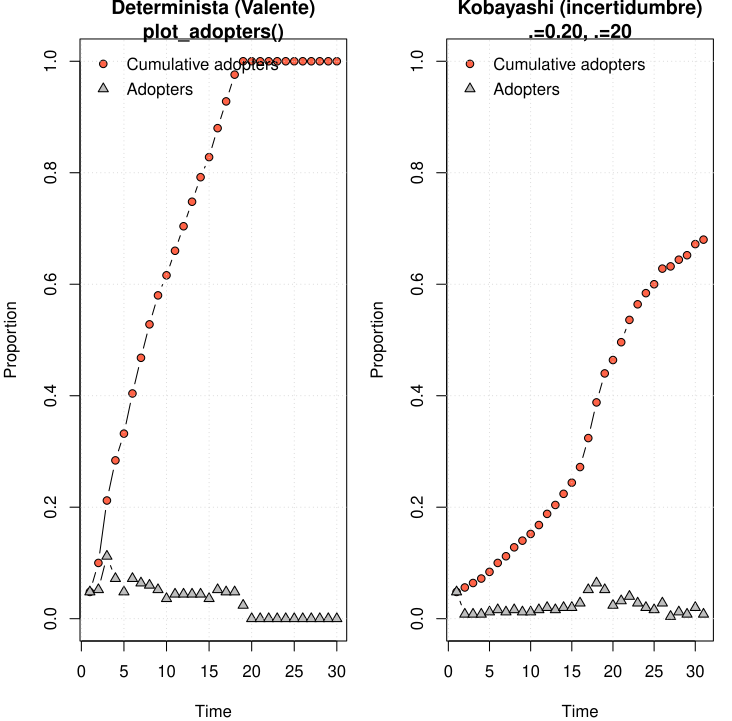

Recreate this plot in R.
## ============================================================
## Difusión en red WS (misma red para ambas simulaciones)
##   1) Determinista (Valente) con rdiffnet(seed.graph = A)
##   2) Kobayashi (incertidumbre) usando exposure() + regla bayesiana
## ============================================================

library(netdiffuseR)
library(igraph)
library(Matrix)

set.seed(1234)

## -------------------------------------------
## Parámetros globales
## -------------------------------------------
n        <- 250            # nodos
k_ws     <- 8              # grado en el anillo base (par)
p_rewire <- 0.10           # prob. de rewire WS
Tmax     <- 30             # horizonte temporal (slices)
seed_p   <- 0.05           # 5% semillas
theta    <- runif(n, min = 0.1, max = 0.5)   # U(0.1, 0.5) (mismos umbrales en ambas corridas)

## Parámetros Kobayashi (elige y compara)
LAMBDA   <- 0.20    # tolerancia a la incertidumbre (menor = más conservador)
BETA     <- 20      # incertidumbre de exposición (mayor = más precisa)

## -------------------------------------------
## (A) Grafo Watts–Strogatz (estático) con netdiffuseR
##     y plot rápido con igraph
## -------------------------------------------
A <- rgraph_ws(n = n, k = k_ws, p = p_rewire, undirected = TRUE)  # matriz de adyacencia
g_ws <- graph_from_adjacency_matrix(A, mode = "undirected", diag = FALSE)

plot(g_ws,
     vertex.size = 1, vertex.label = NA,
     layout = layout_with_fr,
     main = sprintf("Watts–Strogatz: n=%d, k=%d, p=%.2f", n, k_ws, p_rewire))
plot(g_ws,
     vertex.size = 1, vertex.label = NA,
     layout = layout_in_circle(g_ws),
     main = sprintf("Watts–Strogatz: n=%d, k=%d, p=%.2f", n, k_ws, p_rewire))

## -------------------------------------------
## (B) Simulación determinista con rdiffnet()
##     Usando la MISMA red A como seed.graph
##     - seed.nodes = "central" (5% mayor grado)
##     - threshold.dist = theta (vector fijo, umbral por nodo)
## -------------------------------------------
dn_det <- netdiffuseR::rdiffnet(
  seed.graph     = A,        # <- MISMO grafo WS pasado directamente
  t              = Tmax,     # recicla A a lo largo del tiempo
  seed.nodes     = "central",
  seed.p.adopt   = seed_p,
  threshold.dist = theta,    # vector de umbrales por nodo
  rewire         = FALSE,
  stop.no.diff   = FALSE,
  name           = "Determinista (Valente) / WS"
)

## Curva de adopción determinista
par(mfrow = c(1,2), mar = c(4,4,2,1))
plot_adopters(dn_det, main = "Determinista (Valente)\nplot_adopters()")

## -------------------------------------------
## (C) Simulación Kobayashi (fuera de rdiffnet)
##     - MISMA red A
##     - MISMO theta
##     - Semillas "central" 5% (idéntica selección)
##     - Exposición con exposure() (normalizada)
##     - Regla bayesiana con LAMBDA (tolerancia) y BETA (precisión)
## -------------------------------------------
deg       <- Matrix::rowSums(A)
n_seeds   <- max(1, round(seed_p * n))
seed_ids  <- order(deg, decreasing = TRUE)[seq_len(n_seeds)]

y0 <- integer(n); y0[seed_ids] <- 1

k_vec <- pmax(Matrix::rowSums(A), 1)  # evita div/0
eps   <- 1e-8

Y_kob <- matrix(0L, n, Tmax + 1)
Y_kob[, 1] <- y0

Tgraph <- length(dn_det$graph)  # debe ser igual a Tmax si lo fijaste así en rdiffnet()
stopifnot(Tgraph == Tmax)  # opcional, para asegurarte

for (t in 1:Tmax) {
  y_t <- Y_kob[, t]
  
  # n x Tgraph (repetimos el estado en todas las columnas exigidas por exposure)
  cumadopt_t <- matrix(as.integer(y_t), nrow = n, ncol = Tgraph)
  
  # NO CAMBIAR esta llamada (según tu requerimiento)
  q_all <- as.numeric(netdiffuseR::exposure(
    graph      = dn_det$graph,
    cumadopt   = cumadopt_t,
    normalized = TRUE
  ))
  
  # Extraer SOLO la exposición del slice t (bloque de longitud n)
  idx_ini <- (t - 1) * n + 1
  idx_fin <- t * n
  q_t <- q_all[idx_ini:idx_fin]
  
  ## Señal ruidosa m~ ~ Bin(k, q)
  q_clip <- pmin(pmax(q_t, eps), 1 - eps)
  mtilde <- rbinom(n, size = k_vec, prob = q_clip)
  
  ## Prior no sesgado por período: alpha = q*BETA/(1-q)
  alpha  <- (q_clip * BETA) / (1 - q_clip)
  
  ## Posterior: Beta(alpha + m~, BETA + k - m~)
  post_a <- alpha + mtilde
  post_b <- BETA  + k_vec - mtilde
  
  ## Regla de activación (Kobayashi):
  F_theta   <- pbeta(theta, shape1 = post_a, shape2 = post_b)
  adopt_now <- (F_theta < LAMBDA)
  
  ## Monotonía (como Valente): quien adopta, queda adoptado
  y_next <- as.integer(adopt_now | (y_t == 1))
  Y_kob[, t + 1] <- y_next
  
  if (all(y_next == y_t)) break
}

## Empaquetar resultado Kobayashi en diffnet (misma red A)
toa_kob <- rep(NA_integer_, n)
for (i in 1:n) {
  hit <- which(Y_kob[i, ] == 1L)
  if (length(hit)) toa_kob[i] <- min(hit)  # t = 1 => semillas
}
dn_kob <- as_diffnet(A, toa = toa_kob)

## Curva de adopción Kobayashi
plot_adopters(
  dn_kob,
  main = sprintf("Kobayashi (incertidumbre)\nλ=%.2f, β=%d", LAMBDA, BETA)
)

## -------------------------------------------
## (D) Resumen comparativo
## -------------------------------------------
final_det <- mean(dn_det$cumadopt[, ncol(dn_det$adopt)] == 1)
final_kob <- mean(Y_kob[, ncol(Y_kob)] == 1)

cat("\n--- RESUMEN ---\n")
cat(sprintf("Determinista (rdiffnet, WS):    adopción final = %.3f\n", final_det))
cat(sprintf("Kobayashi (λ=%.2f, β=%d, WS): adopción final = %.3f\n", LAMBDA, BETA, final_kob))
